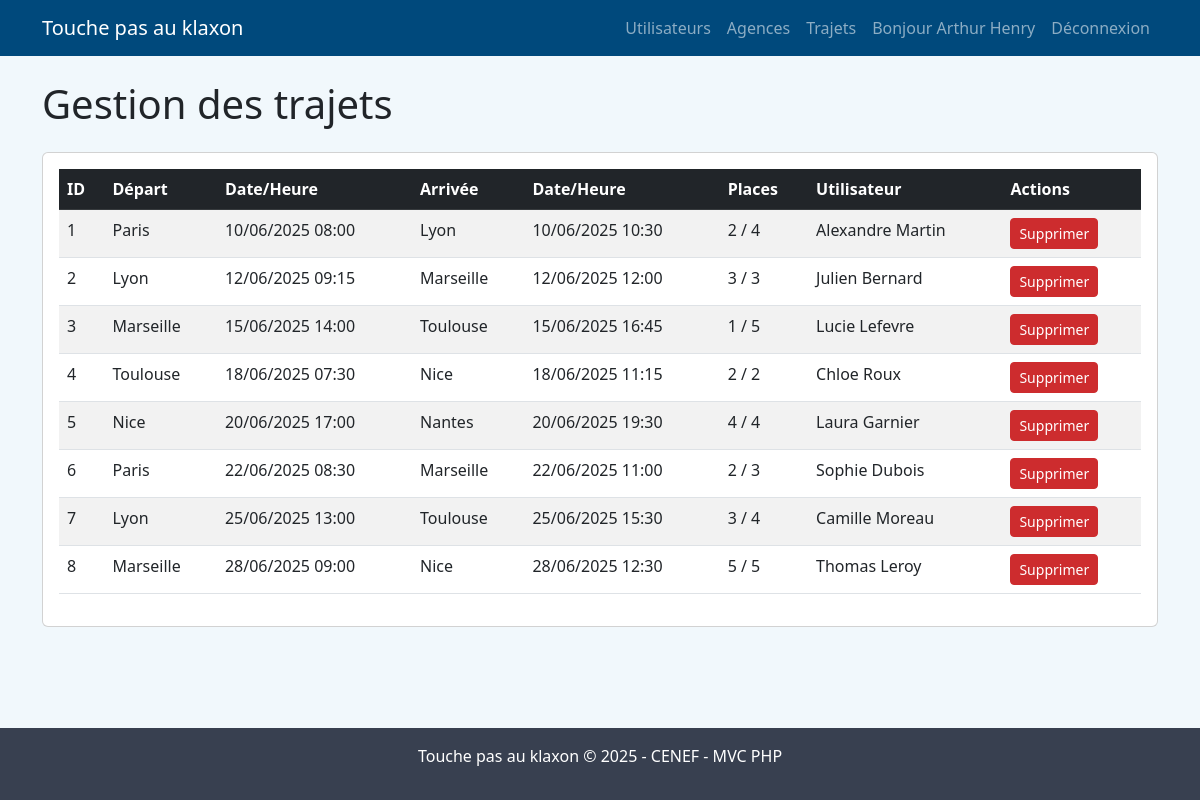
The app's page /?route=admin_trajets (signed in) with its own data.
### tables this page shows
CREATE TABLE trajet (
    id INT AUTO_INCREMENT PRIMARY KEY,
    date_depart DATE NOT NULL,
    heure_depart TIME NOT NULL,
    date_arrivee DATE NOT NULL,
    heure_arrivee TIME NOT NULL,
    places_total INT NOT NULL,
    places_disponibles INT NOT NULL,
    utilisateur_id INT NOT NULL,
    agence_depart_id INT NOT NULL,
    agence_arrivee_id INT NOT NULL,
    created_at TIMESTAMP DEFAULT CURRENT_TIMESTAMP,
    updated_at TIMESTAMP DEFAULT CURRENT_TIMESTAMP ON UPDATE CURRENT_TIMESTAMP,
    FOREIGN KEY (utilisateur_id) REFERENCES utilisateur(id) ON DELETE CASCADE,
    FOREIGN KEY (agence_depart_id) REFERENCES agence(id) ON DELETE CASCADE,
    FOREIGN KEY (agence_arrivee_id) REFERENCES agence(id) ON DELETE CASCADE
);

CREATE TABLE agence (
    id INT AUTO_INCREMENT PRIMARY KEY,
    nom VARCHAR(100) NOT NULL UNIQUE,
    created_at TIMESTAMP DEFAULT CURRENT_TIMESTAMP
);

CREATE TABLE utilisateur (
    id INT AUTO_INCREMENT PRIMARY KEY,
    nom VARCHAR(50) NOT NULL,
    prenom VARCHAR(50) NOT NULL,
    telephone VARCHAR(15) NOT NULL,
    email VARCHAR(100) NOT NULL UNIQUE,
    role ENUM('admin', 'user') NOT NULL DEFAULT 'user',
    password VARCHAR(255) NOT NULL,
    created_at TIMESTAMP DEFAULT CURRENT_TIMESTAMP
);

### controllers/AdminController.php (called while the page is built, shortened)
<?php
class AdminController
{
    public function trajets()
    {
        $trajetModel = new \Models\Trajet();
        $trajets = $trajetModel->getAllWithDetails();
        require_once '../views/admin/trajets.php';
    }
}

### public/index.php (called while the page is built, shortened)
<?php
require_once '../config/database.php';
require_once '../routes/web.php';

### config/database.php (called while the page is built, shortened)
<?php
class Database
{
    private $host = DB_HOST;
    private $user = DB_USER;
    private $pass = DB_PASS;
    private $dbname = DB_NAME;
    private $dbh;
    private $stmt;
    public function __construct()
    {
        $dsn = 'mysql:host=' . $this->host . ';dbname=' . $this->dbname . ';charset=utf8mb4';
        $options = array(
            PDO::ATTR_PERSISTENT => true,
            PDO::ATTR_ERRMODE => PDO::ERRMODE_EXCEPTION,
            PDO::ATTR_DEFAULT_FETCH_MODE => PDO::FETCH_OBJ,
            PDO::ATTR_EMULATE_PREPARES => false
        );
        try {
            $this->dbh = new PDO($dsn, $this->user, $this->pass, $options);
            $this->dbh->exec("SET NAMES 'utf8mb4'");
        } catch (PDOException $e) {
            $this->error = $e->getMessage();
            die('Erreur de connexion à la base de données : ' . $this->error . '<br>' .
                'Vérifiez vos paramètres dans config/config.php');
        }
    }
    public function query($sql)
    {
        $this->stmt = $this->dbh->prepare($sql);
    }
    public function execute()
    {
        try {
            return $this->stmt->execute();
        } catch (PDOException $e) {
            throw new Exception("Erreur d'exécution de la requête : " . $e->getMessage());
        }
    }
    public function resultSet()
    {
        $this->execute();
        return $this->stmt->fetchAll();
    }
}

### models/Trajet.php (called while the page is built, shortened)
<?php
class Trajet
{
    private $db;
    public function __construct()
    {
        $this->db = new \Database();
    }
    public function getAllWithDetails()
    {
        $this->db->query("
            SELECT t.*,
                ad.nom as agence_depart,
                aa.nom as agence_arrivee,
                u.nom as utilisateur_nom,
                u.prenom as utilisateur_prenom,
                u.telephone,
                u.email
            FROM trajet t
            JOIN agence ad ON t.agence_depart_id = ad.id
            JOIN agence aa ON t.agence_arrivee_id = aa.id
            JOIN utilisateur u ON t.utilisateur_id = u.id
            ORDER BY t.date_depart, t.heure_depart
        ");
        return $this->db->resultSet();
    }
}

### views/admin/trajets.php (the view, shortened to what this page needs)
<h1 class="mb-4">Gestion des trajets</h1>
<div class="card">
    <div class="card-body">
        <div class="table-responsive">
            <table class="table table-striped table-hover">
                <thead class="table-dark">
                    <tr>
                        <th>ID</th>
                        <th>Départ</th>
                        <th>Date/Heure</th>
                        <th>Arrivée</th>
                        <th>Date/Heure</th>
                        <th>Places</th>
                        <th>Utilisateur</th>
                        <th>Actions</th>
                    </tr>
                </thead>
                <tbody>
                    <?php if (empty($trajets)): ?>
                        <tr>
                            <td colspan="8">Aucun trajet trouvé.</td>
                        </tr>
                    <?php else: ?>
                        <?php foreach ($trajets as $trajet): ?>
                            <tr>
                                <td><?= $trajet->id ?></td>
                                <td><?= htmlspecialchars($trajet->agence_depart) ?></td>
                                <td>
                                    <?= date('d/m/Y', strtotime($trajet->date_depart)) ?>
                                    <?= date('H:i', strtotime($trajet->heure_depart)) ?>
                                </td>
                                <td><?= htmlspecialchars($trajet->agence_arrivee) ?></td>
                                <td>
                                    <?= date('d/m/Y', strtotime($trajet->date_arrivee)) ?>
                                    <?= date('H:i', strtotime($trajet->heure_arrivee)) ?>
                                </td>
                                <td>
                                    <?= $trajet->places_disponibles ?> / <?= $trajet->places_total ?>
                                </td>
                                <td>
                                    <?= htmlspecialchars($trajet->utilisateur_prenom . ' ' . $trajet->utilisateur_nom) ?>
                                </td>
                                <td>
                                    <a href="/admin/trajet/delete/<?= $trajet->id ?>" class="btn btn-sm btn-danger" title="Supprimer" onclick="return confirm('Êtes-vous sûr de vouloir supprimer ce trajet ?')">
                                        <i class="bi bi-trash"></i> Supprimer
                                    </a>
                                </td>
                            </tr>
                        <?php endforeach; ?>
                    <?php endif; ?>
                </tbody>
            </table>
        </div>
    </div>
</div>
<?php
require_once '../views/layouts/default.php';
?>

### assets/css/style.css (style rules this page uses)
:root { --primary: #0074c7; --secondary: #00497c; --dark: #384050; --danger: #cd2c2e; --success: #82b864; --light: #f1f8fc; }
body { min-height: 100vh; display: flex; flex-direction: column; background-color: var(--light); }
.btn-danger { background-color: var(--danger); border-color: var(--danger); }
.table-dark { background-color: var(--dark); }

### records on screen
trajet: id "1", agence_depart.nom "Paris", date_depart "10/06/2025", heure_depart "08:00", agence_arrivee.nom "Lyon", date_arrivee "10/06/2025", heure_arrivee "10:30", places_disponibles "2", places_total "4", utilisateur.nom "Alexandre Martin"
trajet: id "2", agence_depart.nom "Lyon", date_depart "12/06/2025", heure_depart "09:15", agence_arrivee.nom "Marseille", date_arrivee "12/06/2025", heure_arrivee "12:00", places_disponibles "3", places_total "3", utilisateur.nom "Julien Bernard"
trajet: id "3", agence_depart.nom "Marseille", date_depart "15/06/2025", heure_depart "14:00", agence_arrivee.nom "Toulouse", date_arrivee "15/06/2025", heure_arrivee "16:45", places_disponibles "1", places_total "5", utilisateur.nom "Lucie Lefevre"
trajet: id "4", agence_depart.nom "Toulouse", date_depart "18/06/2025", heure_depart "07:30", agence_arrivee.nom "Nice", date_arrivee "18/06/2025", heure_arrivee "11:15", places_disponibles "2", places_total "2", utilisateur.nom "Chloe Roux"
trajet: id "5", agence_depart.nom "Nice", date_depart "20/06/2025", heure_depart "17:00", agence_arrivee.nom "Nantes", date_arrivee "20/06/2025", heure_arrivee "19:30", places_disponibles "4", places_total "4", utilisateur.nom "Laura Garnier"
trajet: id "6", agence_depart.nom "Paris", date_depart "22/06/2025", heure_depart "08:30", agence_arrivee.nom "Marseille", date_arrivee "22/06/2025", heure_arrivee "11:00", places_disponibles "2", places_total "3", utilisateur.nom "Sophie Dubois"
trajet: id "7", agence_depart.nom "Lyon", date_depart "25/06/2025", heure_depart "13:00", agence_arrivee.nom "Toulouse", date_arrivee "25/06/2025", heure_arrivee "15:30", places_disponibles "3", places_total "4", utilisateur.nom "Camille Moreau"
trajet: id "8", agence_depart.nom "Marseille", date_depart "28/06/2025", heure_depart "09:00", agence_arrivee.nom "Nice", date_arrivee "28/06/2025", heure_arrivee "12:30", places_disponibles "5", places_total "5", utilisateur.nom "Thomas Leroy"

### other values on screen
$_SESSION['user_name'] "Arthur Henry"
